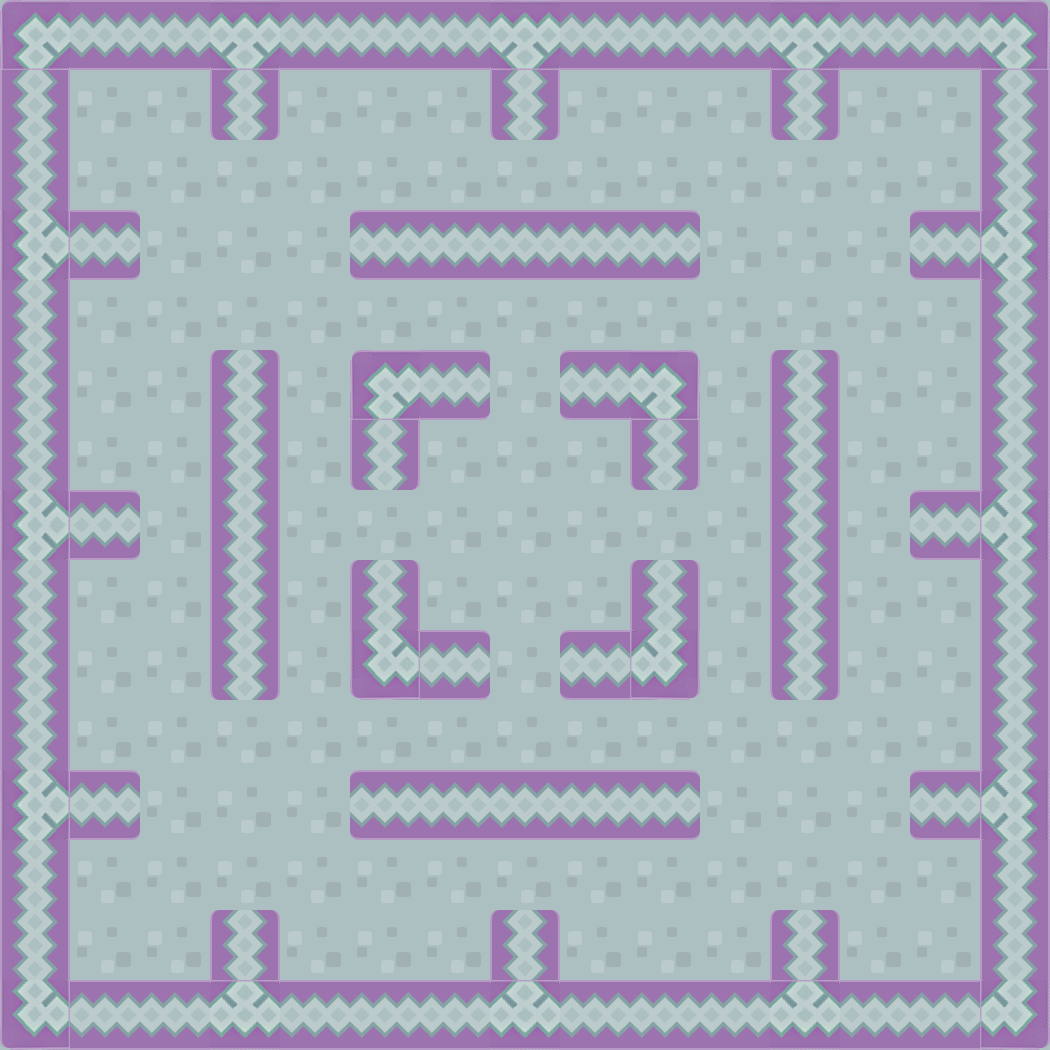

This is a level from a 2D game, rendered from its Tiled map with the project's own tilesets. A one-line summary and the complete map file follow:
An orthogonal 15x15 tile map with 70x70 px tiles, 2 tile layers (块层 1, 块层 2), 4 tilesets and 28 objects.

<map version="1.0" orientation="orthogonal" renderorder="right-down" width="15" height="15" tilewidth="70" tileheight="70" nextobjectid="47">
 <tileset firstgid="1" name="tileset" tilewidth="70" tileheight="70" spacing="2" tilecount="81" columns="9">
  <image source="tileset(70x70).png" width="700" height="700" />
 </tileset>
 <tileset firstgid="82" name="tileset" tilewidth="70" tileheight="70" spacing="2" tilecount="81" columns="9">
  <image source="tileset(70x70).png" width="700" height="700" />
 </tileset>
 <tileset firstgid="163" name="player1" tilewidth="64" tileheight="64" tilecount="6" columns="6">
  <image source="player1(64x64).png" width="400" height="64" />
 </tileset>
 <tileset firstgid="169" name="tileset(70x70)" tilewidth="70" tileheight="70" tilecount="100" columns="10">
  <image source="tileset(70x70).png" width="700" height="700" />
 </tileset>
 <layer name="块层 1" width="15" height="15">
  <data encoding="csv">
103,103,103,103,103,103,103,103,103,103,103,103,103,103,103,
103,103,103,103,103,103,103,103,103,103,103,103,103,103,103,
103,103,103,103,103,103,103,103,103,103,103,103,103,103,103,
103,103,103,103,103,103,103,103,103,103,103,103,103,103,103,
103,103,103,103,103,103,103,103,103,103,103,103,103,103,103,
103,103,103,103,103,103,103,103,103,103,103,103,103,103,103,
103,103,103,103,103,103,103,103,103,103,103,103,103,103,103,
103,103,103,103,103,103,103,103,103,103,103,103,103,103,103,
103,103,103,103,103,103,103,103,103,103,103,103,103,103,103,
103,103,103,103,103,103,103,103,103,103,103,103,103,103,103,
103,103,103,103,103,103,103,103,103,103,103,103,103,103,103,
103,103,103,103,103,103,103,103,103,103,103,103,103,103,103,
103,103,103,103,103,103,103,103,103,103,103,103,103,103,103,
103,103,103,103,103,103,103,103,103,103,103,103,103,103,103,
103,103,103,103,103,103,103,103,103,103,103,103,103,103,103
</data>
 </layer>
 <layer name="块层 2" width="15" height="15">
  <data encoding="csv">
86,83,83,96,83,83,83,96,83,83,83,96,83,83,85,
92,0,0,93,0,0,0,93,0,0,0,93,0,0,92,
92,0,0,0,0,0,0,0,0,0,0,0,0,0,92,
88,82,0,0,0,84,83,83,83,82,0,0,0,84,97,
92,0,0,0,0,0,0,0,0,0,0,0,0,0,92,
92,0,0,91,0,5,1,0,3,4,0,91,0,0,11,
92,0,0,92,0,12,0,0,0,12,0,92,0,0,11,
88,82,0,92,0,0,0,0,0,0,0,92,0,84,97,
92,0,0,92,0,10,0,0,0,10,0,92,0,0,11,
92,0,0,93,0,14,1,0,3,13,0,93,0,0,11,
92,0,0,0,0,0,0,0,0,0,0,0,0,0,92,
88,82,0,0,0,84,83,83,83,82,0,0,0,84,97,
92,0,0,0,0,0,0,0,0,0,0,0,0,0,92,
92,0,0,91,0,0,0,91,0,0,0,91,0,0,92,
95,83,83,87,83,83,83,87,83,83,83,87,83,83,13
</data>
 </layer>
 <objectgroup name="对象层 1">
  <object id="13" x="0" y="0" width="1050" height="70" />
  <object id="15" x="980" y="70" width="70" height="980" />
  <object id="16" x="0" y="980" width="980" height="70" />
  <object id="18" x="0" y="70" width="70" height="910" />
  <object id="20" x="70" y="210" width="70" height="70" />
  <object id="21" x="70" y="490" width="70" height="70" />
  <object id="22" x="70" y="770" width="70" height="70" />
  <object id="23" x="210" y="910" width="70" height="70" />
  <object id="24" x="490" y="910" width="70" height="70" />
  <object id="25" x="770" y="910" width="70" height="70" />
  <object id="26" x="910" y="770" width="70" height="70" />
  <object id="27" x="910" y="490" width="70" height="70" />
  <object id="28" x="910" y="210" width="70" height="70" />
  <object id="29" x="770" y="70" width="70" height="70" />
  <object id="30" x="490" y="70" width="70" height="70" />
  <object id="31" x="210" y="70" width="70" height="70" />
  <object id="32" x="210" y="350" width="70" height="350" />
  <object id="33" x="350" y="210" width="350" height="70" />
  <object id="37" x="770" y="350" width="70" height="350" />
  <object id="38" x="350" y="770" width="350" height="70" />
  <object id="39" x="350" y="350" width="70" height="140" />
  <object id="40" x="350" y="560" width="70" height="140" />
  <object id="41" x="630" y="350" width="70" height="140" />
  <object id="42" x="630" y="560" width="70" height="140" />
  <object id="43" x="420" y="350" width="70" height="70" />
  <object id="44" x="560" y="350" width="70" height="70" />
  <object id="45" x="420" y="630" width="70" height="70" />
  <object id="46" x="560" y="630" width="70" height="70" />
 </objectgroup>
</map>